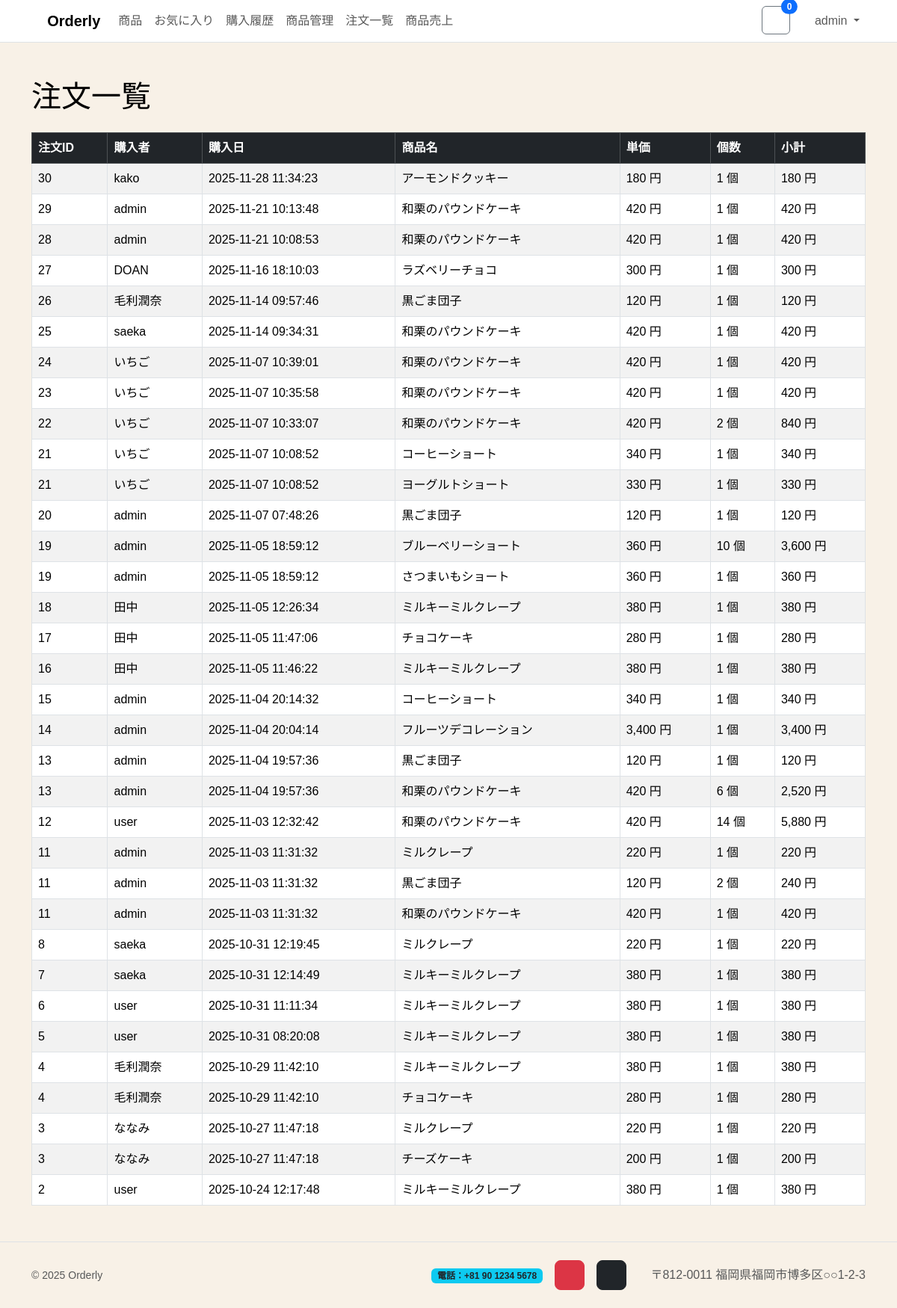
/orders-details.php (signed in), run on the app's committed database.
### tables this page shows
CREATE TABLE `purchase` (
    `id` int NOT NULL,
    `customer_id` int NOT NULL,
    `created_at` datetime NOT NULL DEFAULT CURRENT_TIMESTAMP
);

CREATE TABLE `customer` (
    `id` int NOT NULL,
    `name` varchar(100) NOT NULL,
    `address` varchar(200) NOT NULL,
    `login` varchar(100) NOT NULL,
    `role` varchar(20) NOT NULL DEFAULT 'user',
    `password` varchar(255) NOT NULL,
    `created_at` datetime NOT NULL DEFAULT CURRENT_TIMESTAMP
);

CREATE TABLE `product` (
    `id` int NOT NULL,
    `name` varchar(100) NOT NULL,
    `category` varchar(50) NOT NULL DEFAULT 'その他',
    `price` int NOT NULL,
    `image_url` varchar(255) DEFAULT NULL,
    `description` text,
    `is_recommended` tinyint(1) NOT NULL DEFAULT '0',
    `created_at` datetime NOT NULL DEFAULT CURRENT_TIMESTAMP,
    `updated_at` datetime NOT NULL DEFAULT CURRENT_TIMESTAMP ON UPDATE CURRENT_TIMESTAMP
);

CREATE TABLE `purchase_detail` (
    `purchase_id` int NOT NULL,
    `product_id` int NOT NULL,
    `count` int NOT NULL
);

### orders-details.php (the view, shortened to what this page needs)
<?php
require_once 'header.php';
$pdo = db();
$sql = "
SELECT
    pu.id AS purchase_id,
    pu.created_at,
    c.name AS customer_name,
    p.name AS product_name,
    p.price,
    pd.count,
    (p.price * pd.count) AS subtotal
FROM purchase pu
JOIN customer c ON pu.customer_id = c.id
JOIN purchase_detail pd ON pu.id = pd.purchase_id
JOIN product p ON pd.product_id = p.id
ORDER BY pu.created_at DESC, pu.id DESC;
";
$st = $pdo->prepare($sql);
$st->execute();
$orders = $st->fetchAll();
?>
<div class="container mt-5">
    <h1 class="mb-4">注文一覧</h1>
    <table class="table table-bordered table-striped">
        <thead class="table-dark">
            <tr>
                <th>注文ID</th>
                <th>購入者</th>
                <th>購入日</th>
                <th>商品名</th>
                <th>単価</th>
                <th>個数</th>
                <th>小計</th>
            </tr>
        </thead>
        <tbody>
            <?php foreach ($orders as $o): ?>
                <tr>
                    <td><?= htmlspecialchars($o['purchase_id']) ?></td>
                    <td><?= htmlspecialchars($o['customer_name']) ?></td>
                    <td><?= htmlspecialchars($o['created_at']) ?></td>
                    <td><?= htmlspecialchars($o['product_name']) ?></td>
                    <td><?= number_format($o['price']) ?> 円</td>
                    <td><?= number_format($o['count']) ?> 個</td>
                    <td><?= number_format($o['subtotal']) ?> 円</td>
                </tr>
            <?php endforeach; ?>
        </tbody>
    </table>
</div>
<?php require_once 'footer.php'; ?>

### header.php (style rules this page uses)
body, html { margin: 0; padding: 0; font-family: 'Noto Sans JP', sans-serif; background-color: #F8F1E7; color: #000000ff; }

### data on the page
purchase: id "30", customer.name "kako", created_at "2025-11-28 11:34:23", product.name "アーモンドクッキー", product.price "180", purchase_detail.count "1", subtotal "180"
purchase: id "29", customer.name "admin", created_at "2025-11-21 10:13:48", product.name "和栗のパウンドケーキ", product.price "420", purchase_detail.count "1", subtotal "420"
purchase: id "28", customer.name "admin", created_at "2025-11-21 10:08:53", product.name "和栗のパウンドケーキ", product.price "420", purchase_detail.count "1", subtotal "420"
purchase: id "27", customer.name "DOAN", created_at "2025-11-16 18:10:03", product.name "ラズベリーチョコ", product.price "300", purchase_detail.count "1", subtotal "300"
purchase: id "26", customer.name "毛利潤奈", created_at "2025-11-14 09:57:46", product.name "黒ごま団子", product.price "120", purchase_detail.count "1", subtotal "120"
purchase: id "25", customer.name "saeka", created_at "2025-11-14 09:34:31", product.name "和栗のパウンドケーキ", product.price "420", purchase_detail.count "1", subtotal "420"
purchase: id "24", customer.name "いちご", created_at "2025-11-07 10:39:01", product.name "和栗のパウンドケーキ", product.price "420", purchase_detail.count "1", subtotal "420"
purchase: id "23", customer.name "いちご", created_at "2025-11-07 10:35:58", product.name "和栗のパウンドケーキ", product.price "420", purchase_detail.count "1", subtotal "420"
purchase: id "22", customer.name "いちご", created_at "2025-11-07 10:33:07", product.name "和栗のパウンドケーキ", product.price "420", purchase_detail.count "2", subtotal "840"
purchase: id "21", customer.name "いちご", created_at "2025-11-07 10:08:52", product.name "コーヒーショート", product.price "340", purchase_detail.count "1", subtotal "340", product.name "ヨーグルトショート", product.price "330", subtotal "330"
purchase: id "20", customer.name "admin", created_at "2025-11-07 07:48:26", product.name "黒ごま団子", product.price "120", purchase_detail.count "1", subtotal "120"
purchase: id "19", customer.name "admin", created_at "2025-11-05 18:59:12", product.name "ブルーベリーショート", product.price "360", purchase_detail.count "10", subtotal "3,600", product.name "さつまいもショート", purchase_detail.count "1", subtotal "360"
purchase: id "18", customer.name "田中", created_at "2025-11-05 12:26:34", product.name "ミルキーミルクレープ", product.price "380", purchase_detail.count "1", subtotal "380"
purchase: id "17", customer.name "田中", created_at "2025-11-05 11:47:06", product.name "チョコケーキ", product.price "280", purchase_detail.count "1", subtotal "280"
purchase: id "16", customer.name "田中", created_at "2025-11-05 11:46:22", product.name "ミルキーミルクレープ", product.price "380", purchase_detail.count "1", subtotal "380"
purchase: id "15", customer.name "admin", created_at "2025-11-04 20:14:32", product.name "コーヒーショート", product.price "340", purchase_detail.count "1", subtotal "340"
purchase: id "14", customer.name "admin", created_at "2025-11-04 20:04:14", product.name "フルーツデコレーション", product.price "3,400", purchase_detail.count "1", subtotal "3,400"
purchase: id "13", customer.name "admin", created_at "2025-11-04 19:57:36", product.name "黒ごま団子", product.price "120", purchase_detail.count "1", subtotal "120", product.name "和栗のパウンドケーキ", product.price "420", purchase_detail.count "6", subtotal "2,520"
purchase: id "12", customer.name "user", created_at "2025-11-03 12:32:42", product.name "和栗のパウンドケーキ", product.price "420", purchase_detail.count "14", subtotal "5,880"
purchase: id "11", customer.name "admin", created_at "2025-11-03 11:31:32", product.name "ミルクレープ", product.price "220", purchase_detail.count "1", subtotal "220", product.name "黒ごま団子", product.price "120", purchase_detail.count "2", subtotal "240", product.name "和栗のパウンドケーキ", product.price "420", subtotal "420"
purchase: id "8", customer.name "saeka", created_at "2025-10-31 12:19:45", product.name "ミルクレープ", product.price "220", purchase_detail.count "1", subtotal "220"
purchase: id "7", customer.name "saeka", created_at "2025-10-31 12:14:49", product.name "ミルキーミルクレープ", product.price "380", purchase_detail.count "1", subtotal "380"
purchase: id "6", customer.name "user", created_at "2025-10-31 11:11:34", product.name "ミルキーミルクレープ", product.price "380", purchase_detail.count "1", subtotal "380"
purchase: id "5", customer.name "user", created_at "2025-10-31 08:20:08", product.name "ミルキーミルクレープ", product.price "380", purchase_detail.count "1", subtotal "380"
purchase: id "4", customer.name "毛利潤奈", created_at "2025-10-29 11:42:10", product.name "ミルキーミルクレープ", product.price "380", purchase_detail.count "1", subtotal "380", product.name "チョコケーキ", product.price "280", subtotal "280"
purchase: id "3", customer.name "ななみ", created_at "2025-10-27 11:47:18", product.name "ミルクレープ", product.price "220", purchase_detail.count "1", subtotal "220", product.name "チーズケーキ", product.price "200", subtotal "200"
purchase: id "2", customer.name "user", created_at "2025-10-24 12:17:48", product.name "ミルキーミルクレープ", product.price "380", purchase_detail.count "1", subtotal "380"

### other printed values
cart_count() "0"
$me['name'] "admin"
